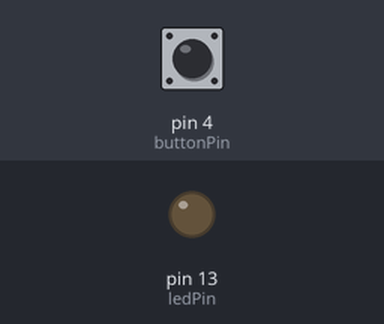
This sketch was run on a simulated Arduino Uno, built with avr-gcc and run on an emulated ATmega328P. On the bench: output pins drawn as LEDs (lit = HIGH). Dashed ring = blinking. The inputs (shaded band) are chosen by the test bench; at power-on: pin 4 (buttonPin) LOW.

Above: at 1.2 s.
1.3 s: pin 4 (buttonPin) pulsed HIGH 5 times (0.12 s each, 0.3 s apart)
At 1.71 s:
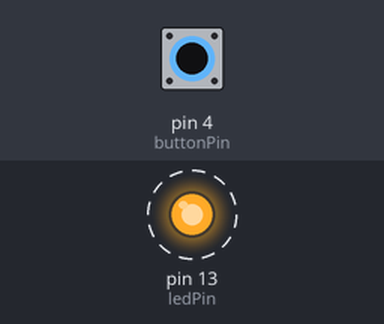
4.3 s: pin 4 (buttonPin) pulled HIGH for 3.2 s
At 4.7 s:
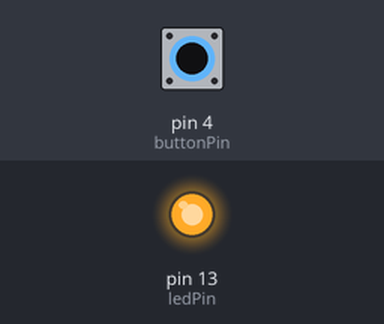
Timing chart, 0 to 9.1 s (numbered marks = the images above; inputs shaded):
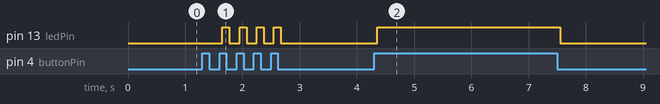

The sketch:

switch.ino
```cpp
// constants won't change. They're used here to set pin numbers:
const int buttonPin = 4;    // the number of the pushbutton pin
const int ledPin = 13;      // the number of the LED pin

// Variables will change:
int ledState = HIGH;         // the current state of the output pin
int lastLedState = HIGH;
int buttonState;             // the current reading from the input pin
int lastButtonState = LOW;   // the previous reading from the input pin

// the following variables are unsigned longs because the time, measured in
// milliseconds, will quickly become a bigger number than can be stored in an int.
unsigned long lastDebounceTime = 0;  // the last time the output pin was toggled
unsigned long debounceDelay = 50;    // the debounce time; increase if the output flickers

void setup() {
  pinMode(buttonPin, INPUT);
  pinMode(ledPin, OUTPUT);

  // set initial LED state
//  digitalWrite(ledPin, ledState);
}

void loop() {
  // read the state of the switch into a local variable:
  int reading = digitalRead(buttonPin);

  // check to see if you just pressed the button
  // (i.e. the input went from LOW to HIGH), and you've waited long enough
  // since the last press to ignore any noise:

  // If the switch changed, due to noise or pressing:
  if (reading != lastButtonState) {
    // reset the debouncing timer
    lastDebounceTime = millis();
  }

  if ((millis() - lastDebounceTime) > debounceDelay) {
    // whatever the reading is at, it's been there for longer than the debounce
    // delay, so take it as the actual current state:

    // if the button state has changed:
    if (reading != buttonState) {
      buttonState = reading;

      // only toggle the LED if the new button state is HIGH
      if (buttonState == HIGH) {
        ledState = HIGH;
        Serial.println("HIGH");
      }else{
        ledState = LOW;
        Serial.println("LOW");
      }
    }
  }

  if(ledState != lastLedState){
    // set the LED:
    digitalWrite(ledPin, ledState);
//    Serial.println(ledState);
    lastLedState = ledState;
  }


  // save the reading. Next time through the loop, it'll be the lastButtonState:
  lastButtonState = reading;
}
```

Measured:
- after the input at 1.3 s, pin 13 (ledPin): alternates HIGH for 0.12 s and LOW for 0.18 s, 8 changes in all, then stays LOW, starting after 0.35 s
- after the input at 4.3 s, pin 13 (ledPin): LOW → HIGH after 0.05 s, → LOW 3.2 s later
